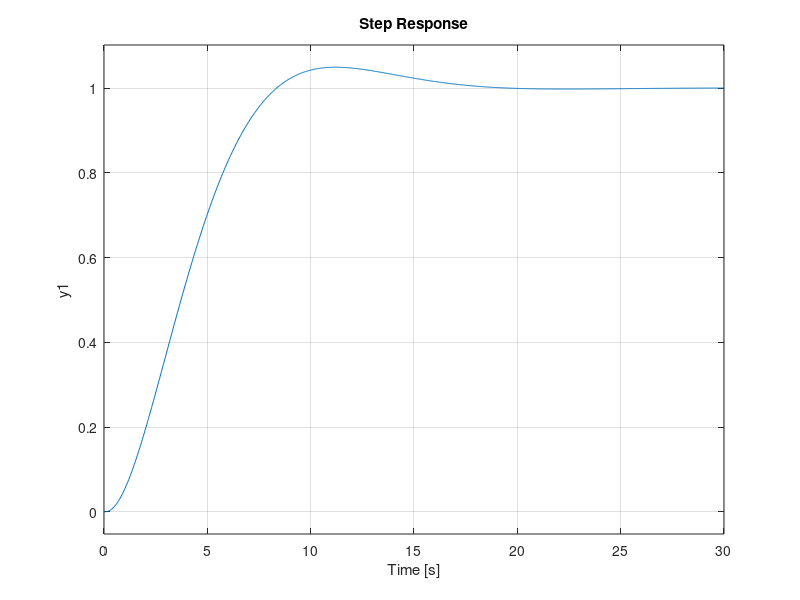

MATLAB code to generate this figure: (Note: this script raises an error after producing the figure.)
% Pers. num.: 040110
s = tf('s');
L_m = 2;       
R_m = 21;      
b = 1;        
J = 3.5;
K_tau = 38;   
K_m = 0.5;     
n = 1/20;      


G_partial = K_tau / ((s * L_m + R_m) * (J * s + b));

G_0 = G_partial * n / s;

G = G_0 / (1 + G_partial * K_m);

K = 5.8;  
F = K;

T = feedback(F * G, 1);

% Step response to check overshoot and rise time
step(T);
grid on;

% Display characteristics such as rise time and overshoot
S = stepinfo(T);
overshoot = S.Overshoot
rise_time = S.RiseTime